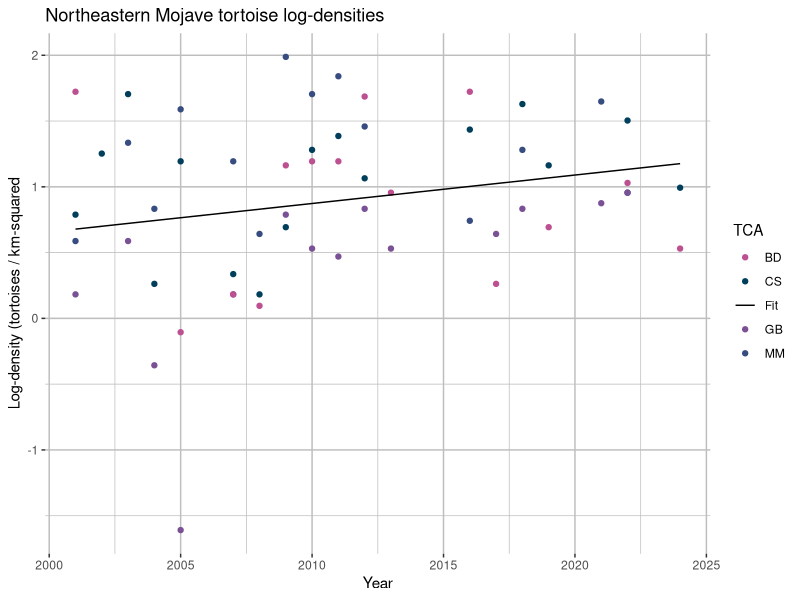
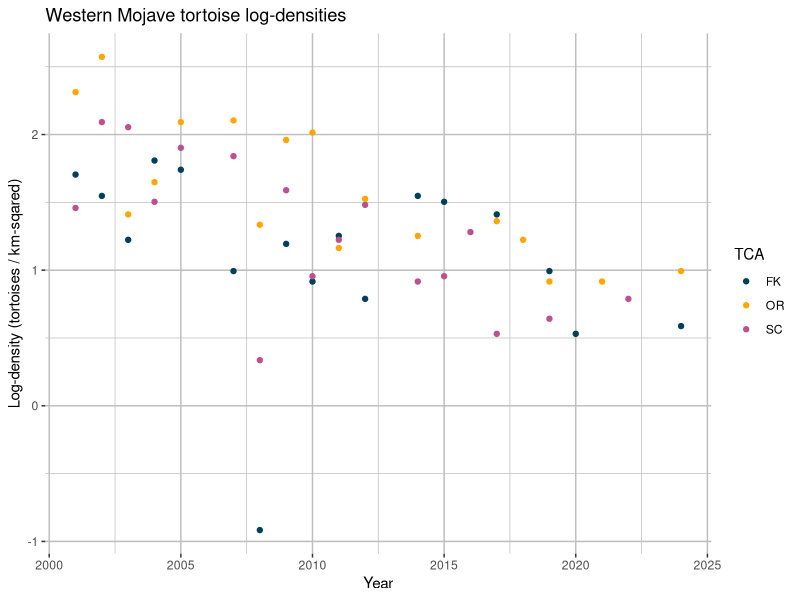
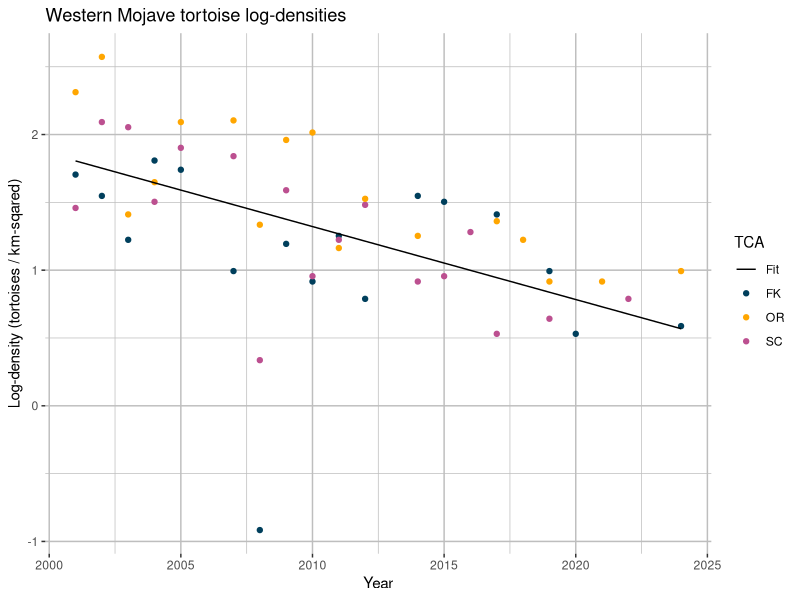
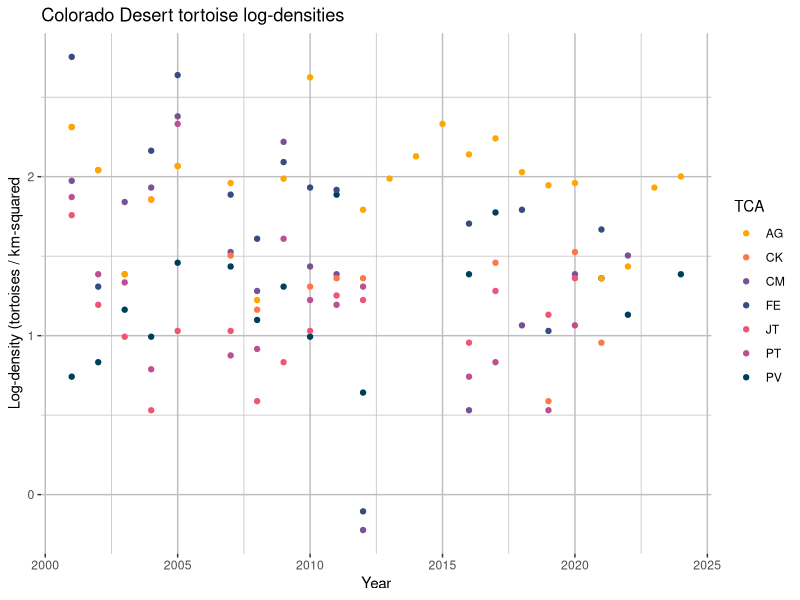
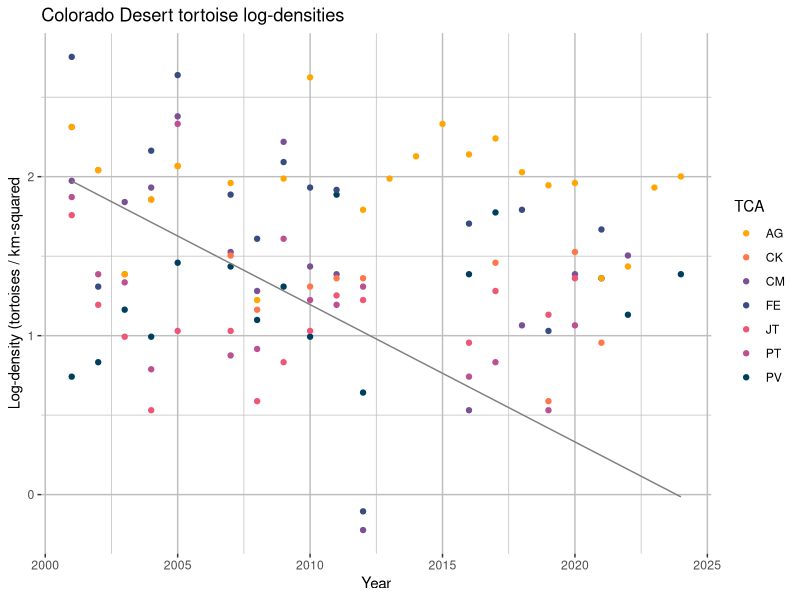
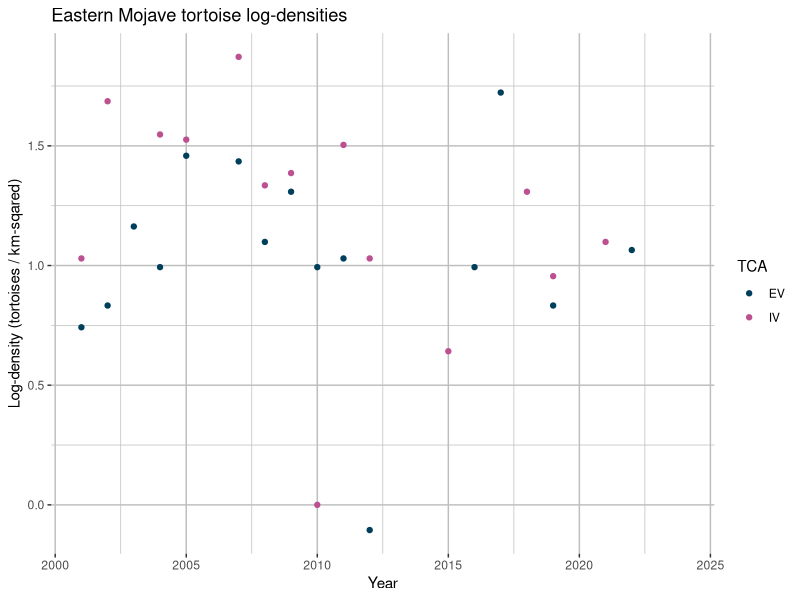
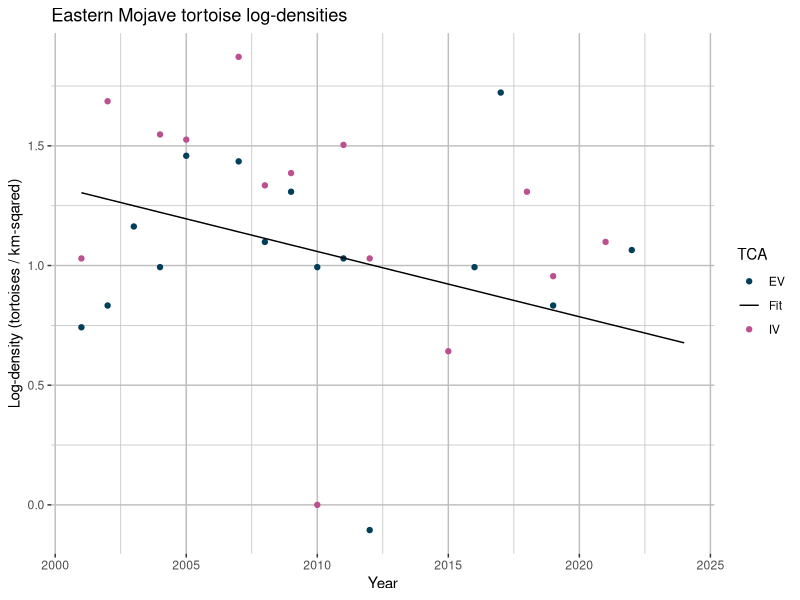
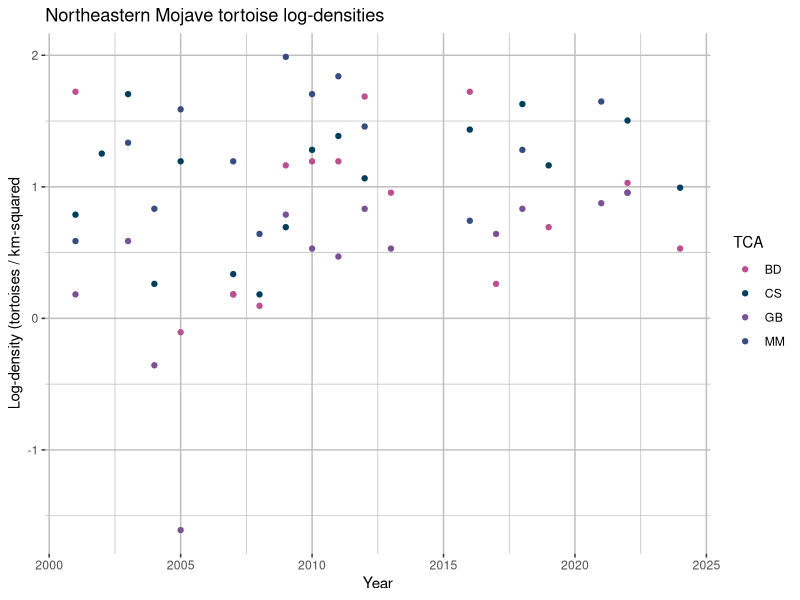

Recreate these plots in R, in order.
library(dplyr)
library(ggplot2)

# Import tortoise data
df <- read.csv("./data/tortoise_densities.csv")

# Log-transform densities
df[2:dim(df)[2]] <- lapply(df[2:dim(df)[2]], log)

# Define RUs and TCAs, for my own reference
western_mojave <- c("FK", "SC", "OR")
colorado_desert <- c("PV", "FE", "CM", "PT", "JT", "CK", "AG")
eastern_mojave <- c("EV", "IV")
northeastern_mojave <- c("CS", "MM", "GB", "BD")

# Plot WM log-densities
wm_colors <- c("FK" = "#003f5c", "SC" = "#bc5090", "OR" = "#ffa600")
wm_plot <- ggplot(df, aes(x = year)) +
  geom_point(aes(y = FK, color = "FK")) +
  geom_point(aes(y = SC, color = "SC")) +
  geom_point(aes(y = OR, color = "OR")) +
  scale_color_manual(values = wm_colors, name  = "TCA") +
  theme(panel.background = element_rect(fill = "white"),
        panel.grid.major = element_line(color = "grey"),
        panel.grid.minor = element_line(color = "grey")) +
  xlab("Year") +
  ylab("Log-density (tortoises / km-sqared)") + 
  ggtitle("Western Mojave tortoise log-densities")
ggsave("./plots/tortoiseDensities/western_mojave.png", wm_plot)

# Average WM densities
y_wm <- (df$FK + df$SC + df$OR) * 1 / 3
fit_wm <- lm(y_wm ~ df$year)

# Isolate fit
b_wm <- fit_wm$coefficients[1]
m_wm <- fit_wm$coefficients[2]
line_wm <- data.frame(year = df$year, y = df$year * m_wm + b_wm)

# Plot fit
wm_fit_colors <- c("FK" = "#003f5c", "SC" = "#bc5090", "OR" = "#ffa600", "Fit" = "black")
wm_fit_plot <- ggplot(df, aes(x = year)) +
  geom_point(aes(y = FK, color = "FK")) +
  geom_point(aes(y = SC, color = "SC")) +
  geom_point(aes(y = OR, color = "OR")) +
  geom_line(aes(y = y, color = "Fit"), data = line_wm) +
  scale_color_manual(values = wm_fit_colors, name  = "TCA") +
  theme(panel.background = element_rect(fill = "white"),
        panel.grid.major = element_line(color = "grey"),
        panel.grid.minor = element_line(color = "grey")) +
  xlab("Year") +
  ylab("Log-density (tortoises / km-sqared)") + 
  ggtitle("Western Mojave tortoise log-densities")
ggsave("./plots/tortoiseDensities/western_mojave_fit.png", wm_fit_plot)

# Plot CD log-densities
cd_colors <- c("PV" = "#003f5c", "FE" = "#374c80", "CM" = "#7a5195", "PT" = "#bc5090", 
              "JT" = "#ef5675", "CK" = "#ff764a", "AG" = "#ffa600")
cd_plot <- ggplot(df, aes(x = year)) +
  geom_point(aes(y = PV, color = "PV")) +
  geom_point(aes(y = FE, color = "FE")) +
  geom_point(aes(y = CM, color = "CM")) +
  geom_point(aes(y = PT, color = "PT")) +
  geom_point(aes(y = JT, color = "JT")) +
  geom_point(aes(y = CK, color = "CK")) +
  geom_point(aes(y = AG, color = "AG")) +
  scale_color_manual(values = cd_colors, name = "TCA") +
  theme(panel.background = element_rect(fill = "white"),
        panel.grid.major = element_line(color = "grey"),
        panel.grid.minor = element_line(color = "grey")) + 
  xlab("Year") +
  ylab("Log-density (tortoises / km-squared") + 
  ggtitle("Colorado Desert tortoise log-densities")
ggsave("./plots/tortoiseDensities/colorado_desert.png", cd_plot)

# Average CD densities
y_cd <- (df$PV + df$FE + df$CM + df$PT + df$JT + df$CK + df$AG) * 1 / 7
fit_cd <- lm(y_cd ~ df$year)

# Isolate fit
b_cd <- fit_cd$coefficients[1]
m_cd <- fit_cd$coefficients[2]
line_cd <- data.frame(year = df$year, y = m_cd * df$year + b_cd)

# Plot CD log-densities
cd_fit_colors <- c("PV" = "#003f5c", "FE" = "#374c80", "CM" = "#7a5195", "PT" = "#bc5090", 
              "JT" = "#ef5675", "CK" = "#ff764a", "AG" = "#ffa600", "Fit" = "black")
cd_fit_plot <- ggplot(df, aes(x = year)) +
  geom_point(aes(y = PV, color = "PV")) +
  geom_point(aes(y = FE, color = "FE")) +
  geom_point(aes(y = CM, color = "CM")) +
  geom_point(aes(y = PT, color = "PT")) +
  geom_point(aes(y = JT, color = "JT")) +
  geom_point(aes(y = CK, color = "CK")) +
  geom_point(aes(y = AG, color = "AG")) +
  geom_line(aes(y = y, color = "Fit"), data = line_cd) +
  scale_color_manual(values = cd_colors, name = "TCA") +
  theme(panel.background = element_rect(fill = "white"),
        panel.grid.major = element_line(color = "grey"),
        panel.grid.minor = element_line(color = "grey")) + 
  xlab("Year") +
  ylab("Log-density (tortoises / km-squared") + 
  ggtitle("Colorado Desert tortoise log-densities")
ggsave("./plots/tortoiseDensities/colorado_desert_fit.png", cd_fit_plot)

# Plot EM log-densities
em_colors <- c("EV" = "#003f5c", "IV" = "#bc5090")
em_plot <- ggplot(df, aes(x = year)) +
  geom_point(aes(y = EV, color = "EV")) +
  geom_point(aes(y = IV, color = "IV")) +
  scale_color_manual(values = em_colors, name  = "TCA") +
  theme(panel.background = element_rect(fill = "white"),
        panel.grid.major = element_line(color = "grey"),
        panel.grid.minor = element_line(color = "grey")) +
  xlab("Year") +
  ylab("Log-density (tortoises / km-sqared)") + 
  ggtitle("Eastern Mojave tortoise log-densities")
ggsave("./plots/tortoiseDensities/eastern_mojave.png", em_plot)

# Average EM densities
y_em <- (df$EV + df$IV) * 1 / 2
fit_em <- lm(y_em ~ df$year)

# Isolate fit
b_em <- fit_em$coefficients[1]
m_em <- fit_em$coefficients[2]
line_em <- data.frame(year = df$year, y = df$year * m_em + b_em)

# Plot fit
em_fit_colors <- c("EV" = "#003f5c", "IV" = "#bc5090", "Fit" = "black")
em_fit_plot <- ggplot(df, aes(x = year)) +
  geom_point(aes(y = EV, color = "EV")) +
  geom_point(aes(y = IV, color = "IV")) +
  geom_line(aes(y = y, color = "Fit"), data = line_em) +
  scale_color_manual(values = em_fit_colors, name  = "TCA") +
  theme(panel.background = element_rect(fill = "white"),
        panel.grid.major = element_line(color = "grey"),
        panel.grid.minor = element_line(color = "grey")) +
  xlab("Year") +
  ylab("Log-density (tortoises / km-sqared)") + 
  ggtitle("Eastern Mojave tortoise log-densities")
ggsave("./plots/tortoiseDensities/eastern_mojave_fit.png", em_fit_plot)

# Plot NM log-densities
nm_colors <- c("CS" = "#003f5c", "MM" = "#374c80", "GB" = "#7a5195", "BD" = "#bc5090")
nm_plot <- ggplot(df, aes(x = year)) +
  geom_point(aes(y = CS, color = "CS")) +
  geom_point(aes(y = MM, color = "MM")) +
  geom_point(aes(y = GB, color = "GB")) +
  geom_point(aes(y = BD, color = "BD")) +
  scale_color_manual(values = nm_colors, name = "TCA") +
  theme(panel.background = element_rect(fill = "white"),
        panel.grid.major = element_line(color = "grey"),
        panel.grid.minor = element_line(color = "grey")) + 
  xlab("Year") +
  ylab("Log-density (tortoises / km-squared") + 
  ggtitle("Northeastern Mojave tortoise log-densities")
ggsave("./plots/tortoiseDensities/northeastern_mojave.png", nm_plot)

# Average NM densities
y_nm <- (df$CS + df$MM + df$GB + df$BD) * 1 / 4
fit_nm <- lm(y_nm ~ df$year)

# Isolate fit
b_nm <- fit_nm$coefficients[1]
m_nm <- fit_nm$coefficients[2]
line_nm <- data.frame(year = df$year, y = m_nm * df$year + b_nm)

# Plot NM log-densities
nm_fit_colors <- c("CS" = "#003f5c", "MM" = "#374c80", "GB" = "#7a5195", "BD" = "#bc5090",
                   "Fit" = "black")
nm_fit_plot <- ggplot(df, aes(x = year)) +
  geom_point(aes(y = CS, color = "CS")) +
  geom_point(aes(y = MM, color = "MM")) +
  geom_point(aes(y = GB, color = "GB")) +
  geom_point(aes(y = BD, color = "BD")) +
  geom_line(aes(y = y, color = "Fit"), data = line_nm) +
  scale_color_manual(values = nm_colors, name = "TCA") +
  theme(panel.background = element_rect(fill = "white"),
        panel.grid.major = element_line(color = "grey"),
        panel.grid.minor = element_line(color = "grey")) + 
  xlab("Year") +
  ylab("Log-density (tortoises / km-squared") + 
  ggtitle("Northeastern Mojave tortoise log-densities")
ggsave("./plots/tortoiseDensities/northeastern_mojave_fit.png", nm_fit_plot)

# Clean up
rm(list=setdiff(ls(), "df"))

# Import GEE
library(gee)

# Create GEE dataframe for WM
nm_gee_df <- data.frame(
  y = df$GB,
  time = df$year - 2000,
  stratum = 1
) |> rbind(data.frame(
  y = df$MM,
  time = df$year - 2000,
  stratum = 2
)) |> rbind(data.frame(
  y = df$BD,
  time = df$year - 2000,
  stratum = 3
))|> rbind(data.frame(
  y = df$CS,
  time = df$year - 2000,
  stratum = 4
)) |> 
  group_by(time) |>
  arrange(.by_group = TRUE)

# Fit GEE model
nm_gee <- gee(
  y ~ stratum + time + stratum * time,
  data = nm_gee_df,
  id = time
)

# Extract fit
years <- df$year - 2000
df_narm <- df
df_narm[is.na(df_narm)] <- 0
nm_gee_res <- data.frame(
  year = df$year,
  y = nm_gee$coefficients[1] +
      nm_gee$coefficients[2] * (1 + 2 + 3 + 4) * 1/4 + 
      nm_gee$coefficients[3] * years +
      nm_gee$coefficients[4] * (1 + 2 + 3 + 4) * 1/4 * years
)
nm_fit_colors <- c("FK" = "#003f5c", "SC" = "#bc5090", "OR" = "#ffa600", "Fit" = "black")
nm_colors <- c("CS" = "#003f5c", "MM" = "#374c80", "GB" = "#7a5195", "BD" = "#bc5090", "Fit" = "black")
ggplot(df, aes(x = year)) +
  geom_point(aes(y = CS, color = "CS")) +
  geom_point(aes(y = MM, color = "MM")) +
  geom_point(aes(y = GB, color = "GB")) +
  geom_point(aes(y = BD, color = "BD")) +
  geom_line(aes(y = y, color = "Fit"), data = nm_gee_res) +
  scale_color_manual(values = nm_colors, name = "TCA") +
  theme(panel.background = element_rect(fill = "white"),
        panel.grid.major = element_line(color = "grey"),
        panel.grid.minor = element_line(color = "grey")) + 
  xlab("Year") +
  ylab("Log-density (tortoises / km-squared") + 
  ggtitle("Northeastern Mojave tortoise log-densities")

# I'm not sure if this is how GEE works, but this seems accurate? More research is *certainly* needed
